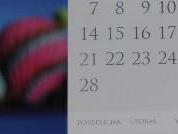
#> input picture images/p27a.jpg, 178 x 134 px
$ python imageFusion.py
#> lines starting #> are read from the running program, lines starting #| are printed output that depends on the picture; long printed decimals are rounded
import cv2
import numpy as np
from pywt import dwt2,idwt2
from skimage import measure as ImageMeasure,metrics as ImageMetrics

# 图片融合
class ImageFusion(object):
    """图像融合工具类
    其中小波变换类型默认使用haar
    针对低频处理办法有使用最大值(max), 均值(avg), 使用标准差作为权重(weight)
    针对高频处理办法有使用局部标准差(loc), 最大值(max), 标准差加权(locWeight)

    Args:
        leftImagePath (str): 左边图片路径
        rightImagePath (str): 右边图片路径
        dwtType (str): dwt变换类型, 通过setDwtType设置
        lowFreqMethod (str): 低频处理方法, 通过setLowFreqMethod设置,类型有max,avg,weight
        highFreqMethod (str): 高频处理方法, 通过setHighFreqMethod设置,类型有loc,max,locWeight
    """
    def __init__(self,leftImagePath,rightImagePath):
        self.leftImagePath = leftImagePath
        self.rightImagePath = rightImagePath
        # 默认dwt小波变换类型为haar
        self.dwtType = 'haar'
        # 默认低频处理方法为按照权重计算
        self.lowFreqMethod = 'weight'
        # 默认高频处理办法为局部标准差
        self.highFreqMethod = 'loc'

    def ImageLoad(self):
        """
        加载图片
        """
        imageLeft = cv2.imread(self.leftImagePath)
#> imageLeft is the input picture: shape (134, 178, 3); mean B, G, R 124.4, 113, 120.1
        imageRight = cv2.imread(self.rightImagePath)
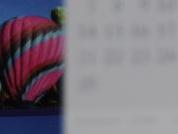
#> input picture images/p27b.jpg, 178 x 134 px
#> imageRight is the input picture: shape (134, 178, 3); mean B, G, R 126.2, 115.5, 123
        # split image to RGB channels
        bL,gL,rL = cv2.split(imageLeft)
        bR,gR,rR = cv2.split(imageRight)
        # store RGB channels
        self.RGBLeft = {
            'B':bL,
            'G':gL,
            'R':rL
        }
        self.RGBRight = {
            'B':bR,
            'G':gR,
            'R':rR
        }

    def setDwtType(self, dwtType:str):
        """设置小波类型

        Args:
            dwtType (str): 小波类型
        """
        self.dwtType = dwtType

    def setLowFreqMethod(self, method:str):
        """设置低频段处理方法

        Args:
            method (str): 方法类型
        """
        if method in ['max','avg','weight']:
            self.lowFreqMethod = method
        else:
            raise Exception("method errors, please chose one in [max,avg,weight]")

    def setHighFreqMethod(self, method:str):
        """设置高频段处理方法

        Args:
            method (str): 方法类型
        """
        if method in ['max','loc','locWeight']:
            self.highFreqMethod = method
        else:
            raise Exception("method errors, please chose one in [max,loc]")

    def ImageDwtTrans(self,channels:str,which=0):
        """图片进行小波变化

        Args:
            channels (str): 通道值，只能为R\G\B
            which (int): 0代表左图片，1代表右图片
        Returns:
            正常返回的时候范围小波变换结果
        """
#> called with channels = 'R', which = 0
        if channels not in ['R','G','B']:
            print("chose correct channel!!!")
            return None
        elif which not in [0,1]:
            print("chose correct image!!!")
            return None
        else:
            if which:
                ca,(ch,cv,cd) = dwt2(self.RGBRight[channels],self.dwtType)
            else:
                ca,(ch,cv,cd) = dwt2(self.RGBLeft[channels],self.dwtType)
        return ca,ch,cv,cd


    def calLocalVariance(self,v):
        """按照n*n的窗口大小进行局部标准差计算

        Args:
            v (_type_): 计算标准差的二维列表

        Returns:
            返回标准差结果
        """
        rows,cols = v.shape
        result = np.zeros(v.shape)
        for i in range(rows):
            for j in range(cols):
                up = i-3 if i-3>0 else 0
                down = i+3 if i+3<rows else rows
                left = j-3 if j-3>0 else 0
                right = j+3 if j+3<cols else cols
                window = v[up:down,left:right]
                mean,var = cv2.meanStdDev(window)
                result[i,j] = var
        return result


    def dealLowFreq(self,lowFreqLeft,lowFreqRight):
        """dwt的低频处理

        Args:
            lowFreqLeft (_type_): 左边图片的低频段
            lowFreqRight (_type_): 右边图片的低频段

        Returns:
            返回融合图片的低频段
        """
        if self.lowFreqMethod == 'weight':
            # get weight of channels
            meanL,varL = cv2.meanStdDev(lowFreqLeft)
            meanR,varR = cv2.meanStdDev(lowFreqRight)
            weightL,weightR = varL/(varL+varR),varR/(varL+varR)
        result = np.zeros(lowFreqLeft.shape)
        rows,cols = lowFreqLeft.shape
#> rows = 67; cols = 89
        for i in range(rows):
            for j in range(cols):
                if self.lowFreqMethod == 'max':
                    result[i,j] = max(lowFreqLeft[i,j],lowFreqRight[i,j])
                elif self.lowFreqMethod == 'avg':
                    result[i,j] = (lowFreqLeft[i,j]+lowFreqRight[i,j])/2.0
                elif self.lowFreqMethod == 'weight':
                    result[i,j] = weightL*lowFreqLeft[i,j] + weightR*lowFreqRight[i,j]
        return result

    def dealHighFreq(self,highFreqLeft,highFreqRight):
        """dwt的高频段处理

        Args:
            highFreqLeft (_type_): 左边图片的高频段
            highFreqRight (_type_): 右边图片的高频段

        Returns:
            返回融合图片的高频段
        """
        result = np.zeros(highFreqLeft.shape)
        rows,cols = highFreqLeft.shape
#> rows = 67; cols = 89
        if self.highFreqMethod == 'loc' or self.highFreqMethod == 'locWeight':
            varianceL = self.calLocalVariance(highFreqLeft)
            varianceR = self.calLocalVariance(highFreqRight)
        for i in range(rows):
            for j in range(cols):
                if self.highFreqMethod == 'locWeight':
                    tempL = round(varianceL[i,j],3)
                    tempR = round(varianceR[i,j],3)
                    if tempL == 0 or tempR == 0:
                        weightL,weightR = 0.5,0.5
                    else:
                        weightL = tempL/(tempR+tempL)
                        weightR = 1-weightL
                    result[i,j] = highFreqLeft[i,j]*weightL +  highFreqRight[i,j] * weightR
                elif self.highFreqMethod == 'max':
                    result[i,j] = highFreqLeft[i,j] if abs(highFreqLeft[i,j]) > abs(highFreqRight[i,j]) else highFreqRight[i,j]
                elif self.highFreqMethod == 'loc':
                    result[i,j] = highFreqLeft[i,j]*varianceL[i,j] +  highFreqRight[i,j] * varianceR[i,j]
        return result


    def ImageProcess(self,channels:str):
        """针对通道的图像处理

        Args:
            channels (str): 通道值，只能为R\G\B

        Returns:
            返回处理后的某通道的逆小波变换图
        """
        if channels not in ['R','G','B']:
            print("chose correct channel!!!")
            return None
        else:
            # get dwt result
            caL,chL,cvL,cdL = self.ImageDwtTrans(channels,0)
            caR,chR,cvR,cdR = self.ImageDwtTrans(channels,1)
            CA = self.dealLowFreq(caL,caR)
            CH = self.dealHighFreq(chL,chR)
            CV = self.dealHighFreq(cvL,cvR)
            CD = self.dealHighFreq(cdL,cdR)
            image = idwt2((CA,(CH,CV,CD)),self.dwtType)
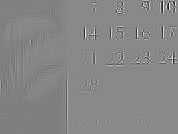
#> image: shape (134, 178) float64; min -1734.8, max 1778.3, mean 126.3; drawn with min black and max white
            return image

    def ImageFusion(self,out="imageFusionRes.png"):
        """根据rgb来进行图像融合

        Args:
            out (str, optional): 图片保存路径，默认为"imageFusionRes.png".
        """
        R = self.ImageProcess('R')
        G = self.ImageProcess('G')
#> after the loop in calLocalVariance (call 7), `for i in range(rows):`:
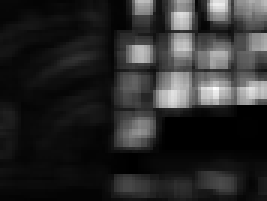
#> result: shape (67, 89) float64 (shown 3 times larger); min 0, max 27.99, mean 4.7; drawn with min black and max white
#> after the loop in dealHighFreq (call 4), `for i in range(rows):`:
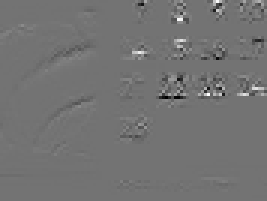
#> result: shape (67, 89) float64 (shown 3 times larger); min -1449.2, max 1759.2, mean 1.4; drawn with min black and max white
#> after the loop in calLocalVariance (call 10), `for i in range(rows):`:
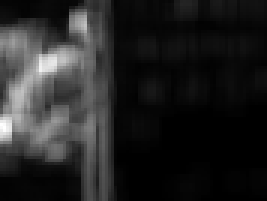
#> result: shape (67, 89) float64 (shown 3 times larger); min 0, max 19.26, mean 2.75; drawn with min black and max white
#> after the loop in calLocalVariance (call 12), `for i in range(rows):`:
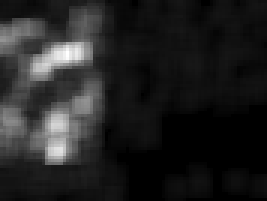
#> result: shape (67, 89) float64 (shown 3 times larger); min 0, max 4.39, mean 0.598; drawn with min black and max white
        B = self.ImageProcess('B')
#> in ImageDwtTrans (call 5), `ca,(ch,cv,cd) = dwt2(self.RGBLeft[channels],self.dwtType)`:
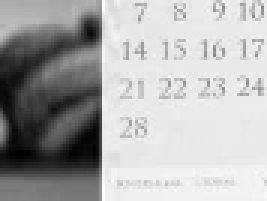
#> ca: shape (67, 89) float64 (shown 3 times larger); min 10, max 359.5, mean 248.8; drawn with min black and max white
        image = cv2.merge([B,G,R])
        cv2.imwrite(out,image)

    def storeDwtImage(self,channel:str = 'R',which:int = 0):
        if channel not in ['R', 'G', 'B']:
            raise Exception("channel errors")
        elif which not in [0,1]:
            raise Exception("give right selected image,0 presenting left image or 1 presenting right image")
        ca,ch,cv,cd = self.ImageDwtTrans(channel,which)
        # 因为可能存在值大于255，所以选择将他限制在[0-255]展示
        A = np.uint8(ca/np.max(ca)*255)
        H = np.uint8(ch/np.max(ch)*255)
        V = np.uint8(cv/np.max(cv)*255)
        D = np.uint8(cd/np.max(cd)*255)
        # 水平拼接
        image_top = np.concatenate([A, H], axis=1)
        image_bottom = np.concatenate([V, D], axis=1)
        # 纵向拼接
        image = np.vstack((image_top, image_bottom))
        cv2.imwrite('dwtImage.png', image)


# 图片质量评估
class EvalImage(object):
    """图像质量评估工具

    Args:
        leftImagePath (str): 左边图片路径
        rightImagePath (str): 右边图片路径
        ImageResPath (str): 融合图片路径
        imageType (str): 图像加载模式, 0表示灰度, 1表示RGB模式
    """
    def __init__(self,leftImagePath,rightImagePath,ImageResPath,imageType=0):
        self.leftImagePath = leftImagePath
        self.rightImagePath = rightImagePath
        self.ImageResPath = ImageResPath
        self.imageType = imageType if imageType==0 else 1

    def ImageLoad(self):
        """图片加载

        Returns:
            返回左边、右边和结果的opencv矩阵
        """
        imageL = cv2.imread(self.leftImagePath,self.imageType)
        imageR = cv2.imread(self.rightImagePath,self.imageType)
        imageRes = cv2.imread(self.ImageResPath,self.imageType)
        return imageL,imageR,imageRes

    def psnr(self):
        """计算峰值信噪比

        Returns:
            返回左右图和融合图的峰值信噪比均值
        """
        # RGB读入的还需要分通道评估后取均值
        # 峰值信噪比用于衡量图像有效信息与噪声之间的比率，能够反映图像是否失真，PSNR的值越大，表示融合图像的质量越好。
        imageL,imageR,imageRes = self.ImageLoad()
        if self.imageType == 0:
            psnrL = ImageMetrics.peak_signal_noise_ratio(imageL,imageRes,data_range=255)
            psnrR = ImageMetrics.peak_signal_noise_ratio(imageR,imageRes,data_range=255)
        elif self.imageType == 1:
            bL,gL,rL = cv2.split(imageL)
            bR,gR,rR = cv2.split(imageR)
            bS,gS,rS = cv2.split(imageRes)
            psnrBL = ImageMetrics.peak_signal_noise_ratio(bL,bS,data_range=255)
#> psnrBL = 14.56
            psnrGL = ImageMetrics.peak_signal_noise_ratio(gL,gS,data_range=255)
#> psnrGL = 14.73
            psnrRL = ImageMetrics.peak_signal_noise_ratio(rL,rS,data_range=255)
#> psnrRL = 14.13
            psnrL = (psnrBL+psnrGL+psnrRL)/3.0
#> psnrL = 14.47

            psnrBR = ImageMetrics.peak_signal_noise_ratio(bR,bS,data_range=255)
#> psnrBR = 14.15
            psnrGR = ImageMetrics.peak_signal_noise_ratio(gR,gS,data_range=255)
#> psnrGR = 14.37
            psnrRR = ImageMetrics.peak_signal_noise_ratio(rR,rS,data_range=255)
#> psnrRR = 13.84
            psnrR = (psnrBR+psnrGR+psnrRR)/3.0
#> psnrR = 14.12

        return (psnrL+psnrR)/2

    def ssim(self):
        """计算结构相似性

        Returns:
            返回左右图和融合图的结构相似性均值
        """
        imageL,imageR,imageRes = self.ImageLoad()
        #如果是RGB读入的还需要分通道评估后取均值取值范围为[-1,1]，越接近1，代表相似度越高，融合质量越好
        if self.imageType == 0:
            ssimL = ImageMetrics.structural_similarity(imageL,imageRes,data_range=255)
            ssimR = ImageMetrics.structural_similarity(imageR,imageRes,data_range=255)
        elif self.imageType == 1:
            bL,gL,rL = cv2.split(imageL)
            bR,gR,rR = cv2.split(imageR)
            bS,gS,rS = cv2.split(imageRes)
            ssimBL = ImageMetrics.structural_similarity(bL,bS,data_range=255)
#> ssimBL = 0.433
            ssimGL = ImageMetrics.structural_similarity(gL,gS,data_range=255)
#> ssimGL = 0.439
            ssimRL = ImageMetrics.structural_similarity(rL,rS,data_range=255)
#> ssimRL = 0.431
            ssimL = (ssimBL+ssimGL+ssimRL)/3.0
#> ssimL = 0.434

            ssimBR = ImageMetrics.structural_similarity(bR,bS,data_range=255)
#> ssimBR = 0.397
            ssimGR = ImageMetrics.structural_similarity(gR,gS,data_range=255)
#> ssimGR = 0.417
            ssimRR = ImageMetrics.structural_similarity(rR,rS,data_range=255)
#> ssimRR = 0.396
            ssimR = (ssimBR+ssimGR+ssimRR)/3.0
#> ssimR = 0.403
        return (ssimL+ssimR)/2

    def ImageEntropy(self):
        """计算图像结果信息熵

        Returns:
            合成图像信息熵
        """
        #信息熵越高表示融合图像的信息量越丰富，质量越好。
        imageRes = cv2.imread(self.ImageResPath,self.imageType)
        entropy = ImageMeasure.shannon_entropy(imageRes,2)
#> entropy = 6.76
        return entropy

    def ImageMeanAndStd(self):
        """计算均值和标准差

        Returns:
            返回融合图像均值和标准差
        """
        # 均值衡量是一个反映亮度信息的指标,均值适中，则融合图像质量越好。
        # 标准差是度量图像信息丰富程度的一个客观评价指标。该值越大，则图像的灰度级分布就越分散，图像携带的信息量就越多，融合图像质量就越好。
        # RGB图像需要取三通道均值
        imageRes = cv2.imread(self.ImageResPath,self.imageType)
        mean, stddev = cv2.meanStdDev(imageRes)
#> mean = [128.4, 117.6, 125.5]; stddev = [68.77, 73.39, 71.47]
        return np.mean(np.array(mean),axis=0)[0],np.mean(np.array(stddev),axis=0)[0]

def evalImageFusion(imageLeftPath:str,imageRightPath:str,imageFusionRes:str,evalType=1):
    # 图像评估
    print("Evalation:")
    evalImage = EvalImage(imageLeftPath,imageRightPath,imageFusionRes,evalType)
    print("psnr",evalImage.psnr())
    print("ssim:",evalImage.ssim())
    print("entropy",evalImage.ImageEntropy())
    mean,stddev = evalImage.ImageMeanAndStd()
#> mean = 123.9; stddev = 71.21
    print("mean:",mean)
#| mean: 123.860
    print("stddev:",stddev)
#| stddev: 71.210

if __name__ == '__main__':
    # 左图路径
    IMAGE_LEFT_PATH = "./images/p27a.jpg"
    # 右图路径
    IMAGE_RIGHT_PATH = "./images/p27b.jpg"
    # 图片融合输出路径
    IMAGE_FUSION_PATH = "./imageFusionRes.png"
    # 评估时图片加载类型，0表示灰度读入，1表示RGB读入
    EVAL_TYPE = 1

    LOW_FREQ_METHOD = ['max','avg','weight']
    HIGH_FREQ_METHOD = ['loc','max','locWeight']
    # 图像融合
    imageFusion = ImageFusion(IMAGE_LEFT_PATH,IMAGE_RIGHT_PATH)
    imageFusion.ImageLoad()

    for low in LOW_FREQ_METHOD:
        for high in HIGH_FREQ_METHOD:
            IMAGE_FUSION_PATH = f"imageFusion_low_{low}_high_{high}.png"
            imageFusion.setLowFreqMethod(low)
            imageFusion.setHighFreqMethod(high)
            imageFusion.ImageFusion(out=IMAGE_FUSION_PATH)
            print(f"低频{low}, 高频{high}")
            evalImageFusion(IMAGE_LEFT_PATH,IMAGE_RIGHT_PATH,IMAGE_FUSION_PATH)

    # [9 lines of commented-out code are left out]
